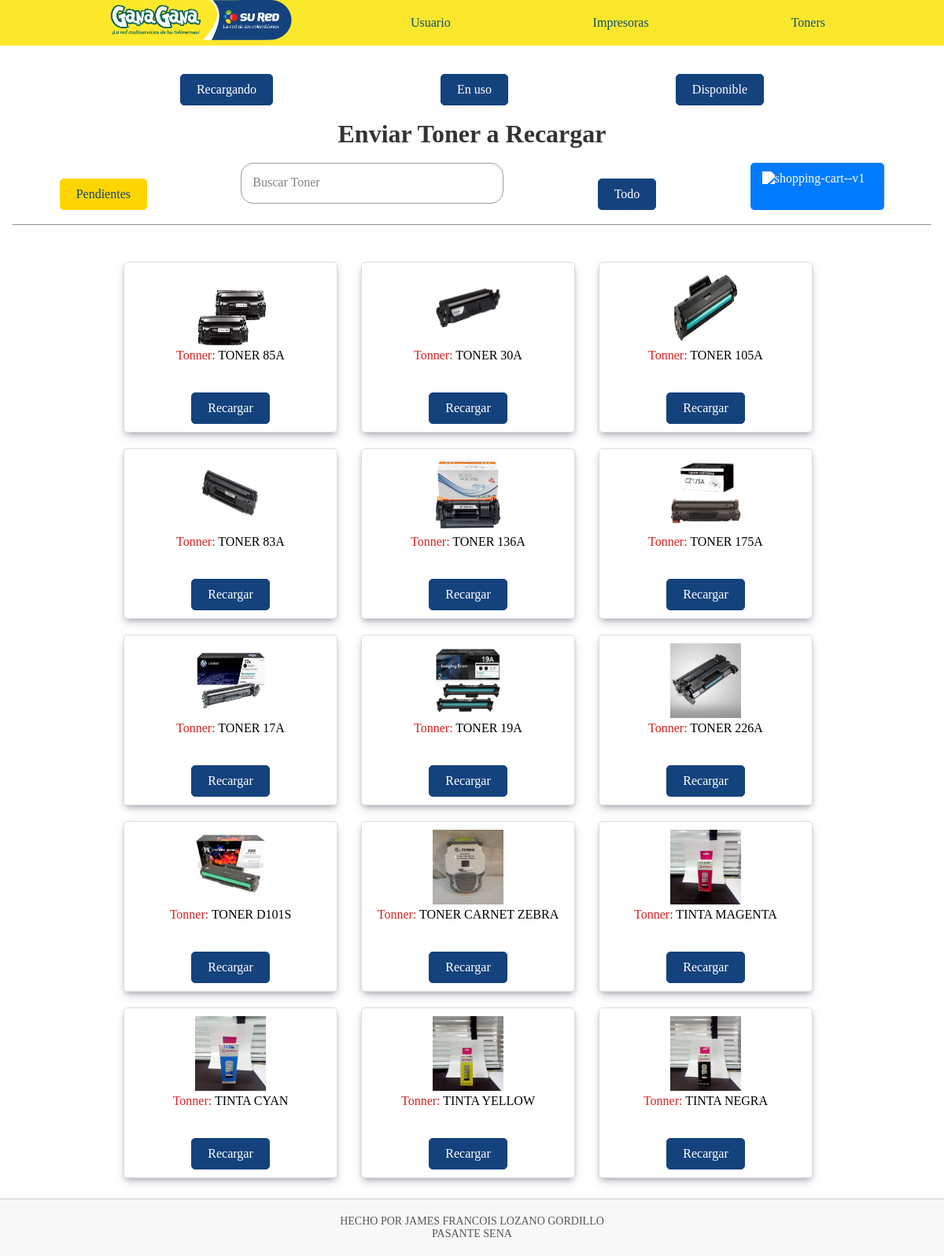
Page /Toner_Recarga/ on the committed database.
### Datos/models.py (models this page shows, shortened)
class Tonner(models.Model):
    ESTADO_T = [
        ('Disponible', 'Disponible'),
    ]
    nombre = models.CharField(max_length=50)
    cantidad = models.PositiveBigIntegerField()
    Numero_Toner = models.CharField(max_length=20)
    Estado = models.CharField(max_length=10, choices=ESTADO_T, default='Disponible')
    imagen = models.ImageField()

### Datos/views.py (the view)
# urls.py: path('Toner_Recarga/', views.Toner_Recarga, name='Toner_Recarga'),
def Toner_Recarga(request):
    Toner = Tonner.objects.all()
    return render(request, 'carrito/Toner_Recargar.html', {
        'toner':Toner,
    })

### Datos/templates/carrito/Toner_Recargar.html (shortened to what this page needs)
{% extends 'layouts/base.html' %}
{% block content %}
{% load static %}
<link rel="stylesheet" type="text/css" href="{% static 'CSS/ALL.css' %}">
<center>
    {% include 'layouts/Barra_Tonners.html' %}
    <br>
    <h1>Enviar Toner a Recargar</h1>
    <br>
</center>
<div style="display: flex; justify-content:space-around;">
    <a href="{% url 'Lista_T_Pendientes' %}" class="Pendiente">Pendientes</a>
    <form method="GET" action="{% url 'buscar_toners_R' %}">
        <div class="input-group">
            <input required="" type="text" name="q" autocomplete="off" class="input">
            <label class="user-label">Buscar Toner</label>
        </div>
    </form>
    <a href="{% url 'Toner_Recarga' %}" class="btn">Todo</a>
    <a href="{% url 'ver_carrito' %}" class="btnCar">
        <center>
            <img class="cartIcon" width="30" height="30" src="https://img.icons8.com/ios-glyphs/30/shopping-cart--v1.png" alt="shopping-cart--v1"/>
        </center>
    </a>
</div>
<br>
<hr>
<br>
<br>
<div class="container" style="flex-direction: row; flex-wrap: wrap; justify-content: center; align-items: center;">
    {% for producto in toner %}
    <div class="card shadow" style="margin-right: 20px; border-radius: 5px;">
        <center>
            {% if producto.imagen %}
            <img src="{{ producto.imagen.url }}" style="width: 90px; height: 95px;">
            {% else %}
            <img src="{% static 'images/SinImagen.png' %}" alt="LogoImagen" style="width:90px;">
            {% endif %}
            <p><span class="span" style="color: #d82121;">Tonner:</span> {{ producto.nombre }}</p>
            <br>
            <a href="{% url 'add_lista_de_recarga' producto.id %}" class="btn">Recargar</a>
        </center>
    </div>
    <br>
    {% endfor %}
</div>
{% endblock %}

### static/CSS/ALL.css (style rules this page uses)
* { padding: 0; margin: 0; }
h1 { text-align: center; color: #333; }
.btn { display: inline-block; padding: 10px 20px; margin-top: 20px; text-align: center; text-decoration: none; background-color: #14427d; color: #fff; border-radius: 5px; border: 1px solid #14427d; }
.Pendiente { display: inline-block; padding: 10px 20px; margin-top: 20px; text-align: center; text-decoration: none; background-color: #ffd500; color: #14427d; border-radius: 5px; border: 1px solid #ffd500; }

### Datos/templates/carrito/Toner_Recargar.html (style rules this page uses)
.btnCar { display: inline-block; text-decoration: none; background-color: #007bff; color: #ffffff; padding: 10px 15px; border-radius: 5px; transition: background-color 0.3s ease; }
.cartIcon { vertical-align: middle; margin-right: 10px; filter: brightness(0) invert(1); }
.Pendiente { display: inline-block; padding: 10px 20px; margin-top: 20px; text-align: center; text-decoration: none; background-color: #ffd500; color: #14427d; border-radius: 5px; border: 1px solid #ffd500; }
.input-group { position: relative; }
.input { border: solid 1.5px #9e9e9e; border-radius: 1rem; background: none; padding: 1rem; font-size: 1rem; color: black; height: min-content; transition: border 150ms cubic-bezier(0.4, 0, 0.2, 1); }
.user-label { position: absolute; left: 15px; color: #828282; pointer-events: none; transform: translateY(1rem); transition: 150ms cubic-bezier(0.4, 0, 0.2, 1); }
.container { display: flex; }
.card { border: 1px solid #ddd; padding: 10px; margin: 10px; text-align: center; width: 250px; box-shadow: rgba(50, 50, 93, 0.25) 0px 6px 12px -2px, rgba(0, 0, 0, 0.3) 0px 3px 7px -3px; }
input { height: 50px; width: 300px; }

### Datos/templates/layouts/Barra_Tonners.html (style rules this page uses)
* { padding: 0; margin: 0; }
a { text-decoration: none; }

### Datos/templates/layouts/base.html (style rules this page uses)
* { padding: 0; margin: 0; }

### rows in the picture
Tonner: imagen (picture), nombre "TONER 85A"
Tonner: imagen (picture), nombre "TONER 30A"
Tonner: imagen (picture), nombre "TONER 105A"
Tonner: imagen (picture), nombre "TONER 83A"
Tonner: imagen (picture), nombre "TONER 136A"
Tonner: imagen (picture), nombre "TONER 175A"
Tonner: imagen (picture), nombre "TONER 17A"
Tonner: imagen (picture), nombre "TONER 19A"
Tonner: imagen (picture), nombre "TONER 226A"
Tonner: imagen (picture), nombre "TONER D101S"
Tonner: imagen (picture), nombre "TONER CARNET ZEBRA"
Tonner: imagen (picture), nombre "TINTA MAGENTA"
Tonner: imagen (picture), nombre "TINTA CYAN"
Tonner: imagen (picture), nombre "TINTA YELLOW"
Tonner: imagen (picture), nombre "TINTA NEGRA"
